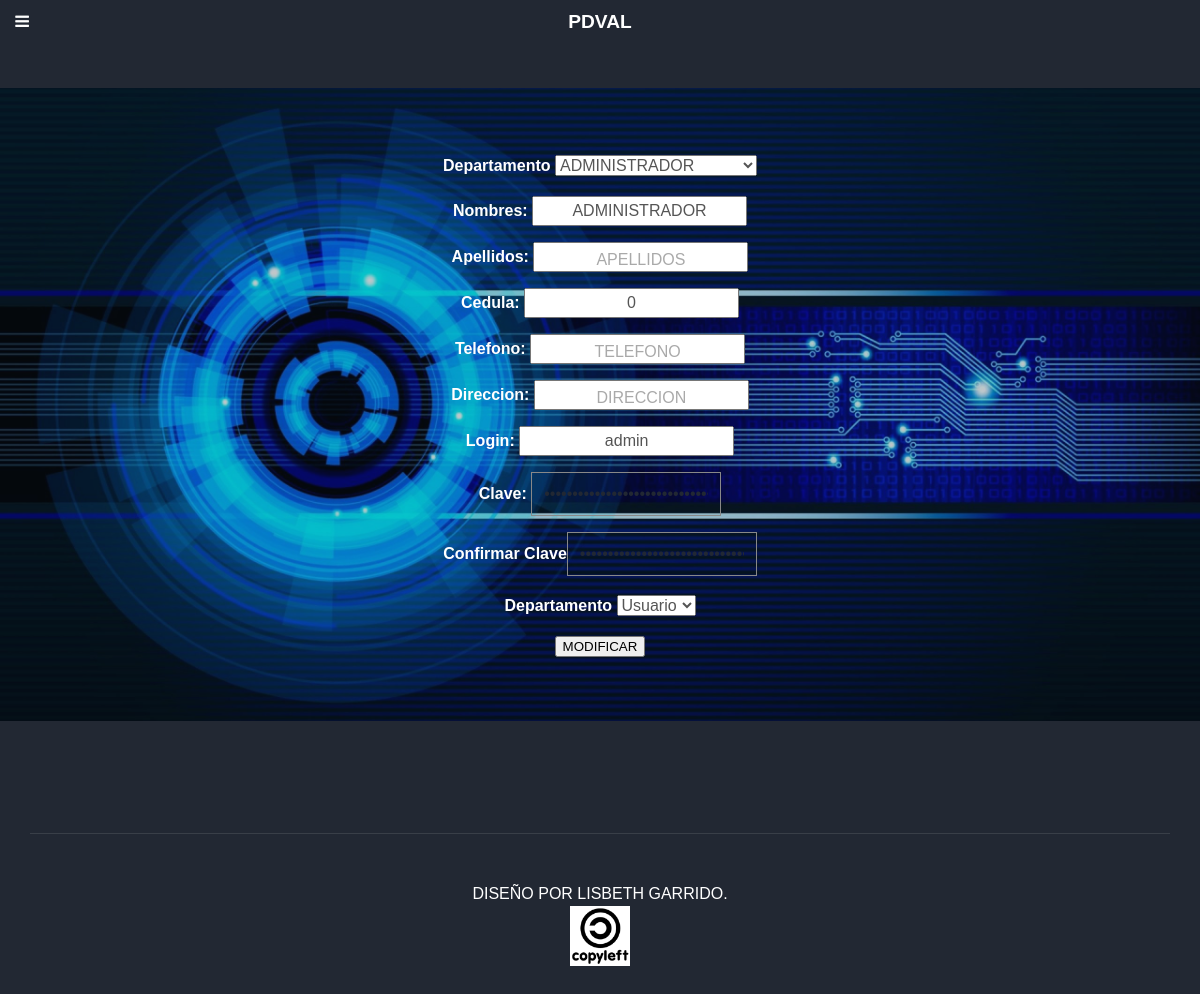
Before: /add_user2.php?usuario=1 with the older database file.
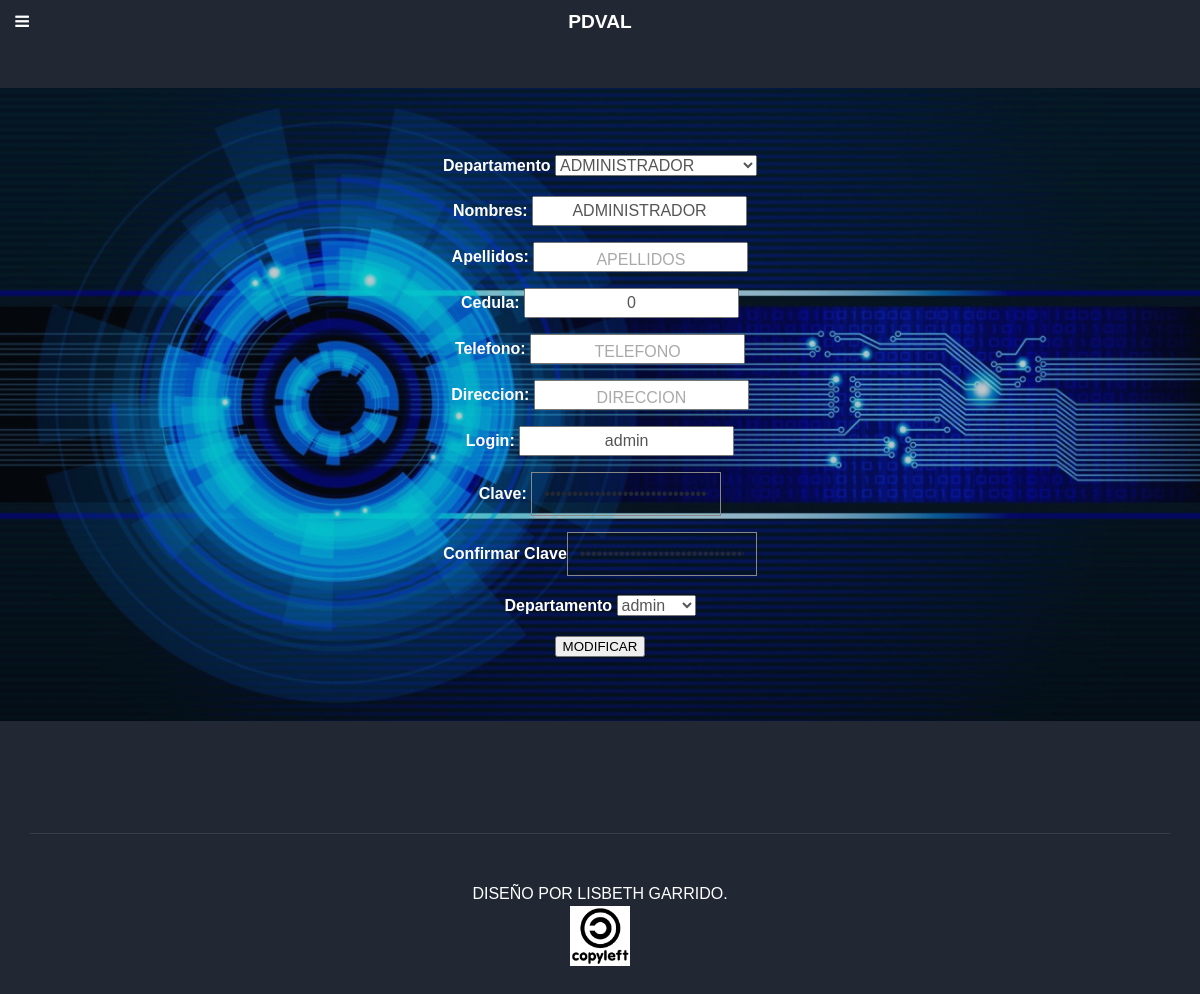
After: the same page with the newer database file.
### tables this page shows
CREATE TABLE IF NOT EXISTS `usuarios` (
  `id` int(11) NOT NULL AUTO_INCREMENT,
  `login` varchar(255) NOT NULL,
  `nombres` varchar(255) NOT NULL,
  `apellidos` varchar(255) NOT NULL,
  `cedula` int(11) NOT NULL,
  `cod_dep` varchar(255) NOT NULL,
  `clave` varchar(255) NOT NULL,
  `telefono` varchar(15) NOT NULL,
  `direccion` varchar(50) NOT NULL,
  `id_tipo` int(11) NOT NULL,
  PRIMARY KEY (`id`),
  KEY `id_tipo` (`id_tipo`)
);

CREATE TABLE IF NOT EXISTS `departamentos` (
  `id` bigint(20) unsigned NOT NULL AUTO_INCREMENT,
  `id_departamento` varchar(255) NOT NULL,
  `descripcion` varchar(255) NOT NULL,
  PRIMARY KEY (`id_departamento`),
  UNIQUE KEY `id` (`id`),
  KEY `id_departamento` (`id_departamento`)
);

CREATE TABLE IF NOT EXISTS `tipo_usuario` (
  `id` int(11) NOT NULL AUTO_INCREMENT,
  `tipo_usuario` varchar(20) NOT NULL,
  PRIMARY KEY (`id`)
);

### include/clase_db_init.php (called while the page is built, shortened)
<?php
 class MySQL{
  private $conexion; private $total_consultas;
  public function MySQL(){
    if(!isset($this->conexion)){
      $this->conexion = (mysqli_connect("localhost","root",""))
        or die(mysql_error());
      $db="soporte";
    $bd1="Error al conectar a la base de datos, Consultar al Administrador";
      mysqli_select_db($this->conexion,$db) or die($bd1);
    }
  }
  public function consulta($consulta){
    $resultado = mysqli_query($this->conexion,$consulta);
    return $resultado;
  }
  public function fetch_array($consulta){
   return mysqli_fetch_array($consulta);
  }
}?>

### add_user2.php (the view, shortened to what this page needs)
<?php
   include '/include/clase_db_init.php';
  include 'cabecera.php';
    $conn=new MySQL();
   include 'cabecera.php';
?>
<link rel="stylesheet" type="text/css" href="css/tabla_solicitud.css" media="screen" />
<body class="homepage">
			<div id="header">
				<div class="container">
						<h1><a href="#" id="logo">PDVAL</a></h1>
						<div id="banner">
<tbody>
<?php
$estatus=new MySQL();
$consulta=$estatus->consulta("select a.id, a.login, a.clave, a.nombres, a.apellidos, a.cedula, a.telefono,a.direccion,a.cod_dep,a.id_tipo, b.descripcion,b.id_departamento from usuarios as a, departamentos as b where a.cod_dep=b.id_departamento and a.id='".$_GET['usuario']."'");
    $fila=$estatus->fetch_array($consulta);
?>                      <div>
                        <h4>Departamento
                          <select name=departamento id=departamento size=1 ;'>"<?php
                          $consulta_dep=$conn->consulta("select id_departamento, descripcion from departamentos");
                  while($arreglo_dep=$conn->fetch_array($consulta_dep)){
                   echo "<option ";if($fila['cod_dep']==$arreglo_dep[0]){echo"selected";}; echo " value=".$arreglo_dep[0].">".$arreglo_dep[1]."</option>";
                   }?>
                   </select>
                        </h4>
                        </div>
                       <div class="large">
                    <h4>Nombres: <input name="nombre" id="nombre" value="<?php echo utf8_encode($fila['nombres']); ?>" placeholder="NOMBRES" title='COLOQUE NOMBRES' style=" text-align:center;"/></h4>
                </div>
                    <div class="large">
                    <h4>Apellidos: <input name="apellido" id="apellidos" value="<?php echo utf8_encode($fila['apellidos']); ?>" placeholder="APELLIDOS"  title='COLOQUE APELLIDOS' style=" text-align:center;"/></h4>
                </div>
                        <div class="large">
                            <h4>Cedula: <input name="cedula" id="cedula" value="<?php echo utf8_encode($fila['cedula']); ?>" placeholder="CEDULA"  title='COLOQUE CEDULA' style=" text-align:center;"/></h4>
                </div>
                <div class="large">
                            <h4>Telefono: <input name="tlfn" id="tlfn" value="<?php echo utf8_encode($fila['telefono']); ?>" placeholder="TELEFONO"  title='COLOQUE TELEFONO' style=" text-align:center;"/></h4>
                </div>
                <div class="large">
                            <h4>Direccion: <input name="direccion" id="direccion" value="<?php echo utf8_encode($fila['direccion']); ?>" placeholder="DIRECCION"  title='COLOQUE DIRECCION' style=" text-align:center;"/></h4>
                </div>
                       <div class="large">
                            <h4> Login: <input name="login" id="login" value="<?php echo utf8_encode($fila['login']); ?>" placeholder="LOGIN"  title='COLOQUE LOGIN' style=" text-align:center;"/></h4>
                </div>
                       <div class="large">
                           <h4>Clave: <input name="clave"  type="password" id="clave" value="<?php echo utf8_encode($fila['clave']); ?>" placeholder="CLAVE"  title='COLOQUE CLAVE' style=" display: inline-block; text-align: center; width: 190px;"/></h4>
                </div>
                       <div class="large">
                            <h4>Confirmar Clave<input name="reclave" type="password" id="reclave" value="<?php echo utf8_encode($fila['clave']); ?>" placeholder="REPITA CLAVE"  title='REPITA CLAVE' style="display: inline-block; text-align:center; width: 190px;"/></h4>
                </div>
                <div>
                        <h4>Departamento
                          <select name=id_tipo id=id_tipo size=1 ;'>"<?php
                          $consulta_dep2=$conn->consulta("select * from tipo_usuario");
                  while($arreglo_dep=$conn->fetch_array($consulta_dep2)){
                   echo "<option ";if($fila['id_tipo']==$arreglo_dep[0]){echo"selected";}; echo " value=".$arreglo_dep[0].">".$arreglo_dep[1]."</option>";
                   }?>
                   </select>
                        </h4>
                        </div>
                   </div></div>
        <td><button id=actuar   nombre=actuar value="<?php echo utf8_encode($fila['id']); ?>" onclick='modificar(this.value)'>MODIFICAR</button>
                    </td></tr>
</div></div>
			<?php
                                                            include 'footer.php';
                                                            ?>

### cabecera.php (shortened to what this page needs)
 <head>
</head>

### footer.php
<div id="footer">
				<div class="container">
						<div class="copyright">
							DISEÑO POR LISBETH GARRIDO.
                                                        <BR> <IMG SRC="images/copy_left.png" width="60" ALT="Software libre" >
						</div>
				</div>
			</div>

### css/style.css (style rules this page uses)
body { background: #222833; }
body, input, select, textarea { color: #555555; font-family: 'Raleway', sans-serif; font-size: 13pt; font-weight: 300; line-height: 1.75em; }
a { color: #3ac984; text-decoration: underline; }
h1, h2, h3, h4, h5, h6 { color: inherit; font-weight: 700; line-height: 1.75em; margin-bottom: 1em; }
h1 a, h2 a, h3 a, h4 a, h5 a, h6 a { color: inherit; text-decoration: none; }
input[type="text"], input[type="password"], input[type="email"], textarea { -moz-appearance: none; -webkit-appearance: none; -o-appearance: none; -ms-appearance: none; appearance: none; background: none; border: solid 1px #888888; color: #222833; display: block; outline: 0; padding: 0.75em; text-decoration: none; width: 25%; }
input[type="text"], input[type="password"], input[type="email"] { line-height: 1em; }
#header { background: #333333 url("../images/pic01.jpg") no-repeat; background-size: cover; color: #fff; padding: 6em 0; text-align: center; background-position: 0% 65%; position: relative; }
#header:before { content: ''; position: absolute; left: 0; top: 0; width: 100%; height: 100%; background: rgba(16, 32, 48, 0.25); }
#header > * { position: relative; z-index: 1; }
.homepage #header { padding: 8em 0; background-position: center; }
#logo { font-size: 2em; }
#banner { text-align: center; padding: 4em 0 0 0; }
#footer { padding: 4em 0; color: #fff; }
#footer .copyright { margin-top: 3em; padding-top: 3em; border-top: 1px solid; border-color: rgba(192, 192, 192, 0.15); text-align: center; color: inherit; }

### css/style-wide.css (style rules this page uses)
body, input, select, textarea { font-size: 12pt; line-height: 1.5em; }

### css/style-normal.css (style rules this page uses)
#header { padding: 4em 0; }
.homepage #header { padding: 6em 0; }
#banner { padding: 3em 0 0 0; }

### css/style-narrower.css (style rules this page uses)
.homepage #header { padding: 3em 0 4em 0; }
#logo { display: none; }
#banner { padding: 0; }

Changed rows visible on the page:
changed usuarios "ADMINISTRADOR": id_tipo "Usuario" → "admin"
